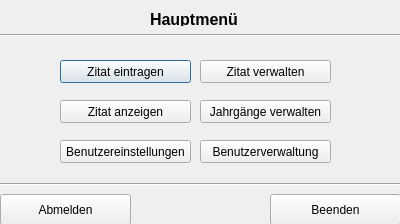
<?xml version="1.0" encoding="UTF-8"?>
<ui version="4.0">
 <class>HauptmenueAdmin</class>
 <widget class="QDialog" name="HauptmenueAdmin">
  <property name="geometry">
   <rect>
    <x>0</x>
    <y>0</y>
    <width>400</width>
    <height>224</height>
   </rect>
  </property>
  <property name="windowTitle">
   <string>Dialog</string>
  </property>
  <widget class="QPushButton" name="pbZitatEintragen">
   <property name="geometry">
    <rect>
     <x>60</x>
     <y>60</y>
     <width>131</width>
     <height>23</height>
    </rect>
   </property>
   <property name="text">
    <string>Zitat eintragen</string>
   </property>
  </widget>
  <widget class="QPushButton" name="pbZitatAnzeigen">
   <property name="geometry">
    <rect>
     <x>60</x>
     <y>100</y>
     <width>131</width>
     <height>23</height>
    </rect>
   </property>
   <property name="text">
    <string>Zitat anzeigen</string>
   </property>
  </widget>
  <widget class="QPushButton" name="pbBenutzerEinstellungen">
   <property name="geometry">
    <rect>
     <x>60</x>
     <y>140</y>
     <width>131</width>
     <height>23</height>
    </rect>
   </property>
   <property name="text">
    <string>Benutzereinstellungen</string>
   </property>
  </widget>
  <widget class="QPushButton" name="pbAbmelden">
   <property name="geometry">
    <rect>
     <x>0</x>
     <y>194</y>
     <width>131</width>
     <height>31</height>
    </rect>
   </property>
   <property name="text">
    <string>Abmelden</string>
   </property>
  </widget>
  <widget class="Line" name="line">
   <property name="geometry">
    <rect>
     <x>0</x>
     <y>176</y>
     <width>411</width>
     <height>16</height>
    </rect>
   </property>
   <property name="orientation">
    <enum>Qt::Horizontal</enum>
   </property>
  </widget>
  <widget class="Line" name="line_2">
   <property name="geometry">
    <rect>
     <x>0</x>
     <y>25</y>
     <width>401</width>
     <height>21</height>
    </rect>
   </property>
   <property name="orientation">
    <enum>Qt::Horizontal</enum>
   </property>
  </widget>
  <widget class="QLabel" name="label">
   <property name="geometry">
    <rect>
     <x>150</x>
     <y>10</y>
     <width>111</width>
     <height>16</height>
    </rect>
   </property>
   <property name="text">
    <string>&lt;html&gt;&lt;head/&gt;&lt;body&gt;&lt;p&gt;&lt;span style=&quot; font-size:12pt; font-weight:600;&quot;&gt;Hauptmenü&lt;/span&gt;&lt;/p&gt;&lt;/body&gt;&lt;/html&gt;</string>
   </property>
  </widget>
  <widget class="QPushButton" name="pbBeenden">
   <property name="geometry">
    <rect>
     <x>270</x>
     <y>194</y>
     <width>131</width>
     <height>31</height>
    </rect>
   </property>
   <property name="text">
    <string>Beenden</string>
   </property>
  </widget>
  <widget class="QPushButton" name="pbZitatVerwalten">
   <property name="geometry">
    <rect>
     <x>200</x>
     <y>60</y>
     <width>131</width>
     <height>23</height>
    </rect>
   </property>
   <property name="text">
    <string>Zitat verwalten</string>
   </property>
  </widget>
  <widget class="QPushButton" name="pbJahrgaengeVerwalten">
   <property name="geometry">
    <rect>
     <x>200</x>
     <y>100</y>
     <width>131</width>
     <height>23</height>
    </rect>
   </property>
   <property name="text">
    <string>Jahrgänge verwalten</string>
   </property>
  </widget>
  <widget class="QPushButton" name="pbBenutzerVerwaltung">
   <property name="geometry">
    <rect>
     <x>200</x>
     <y>140</y>
     <width>131</width>
     <height>23</height>
    </rect>
   </property>
   <property name="text">
    <string>Benutzerverwaltung</string>
   </property>
  </widget>
 </widget>
 <resources/>
 <connections/>
</ui>
